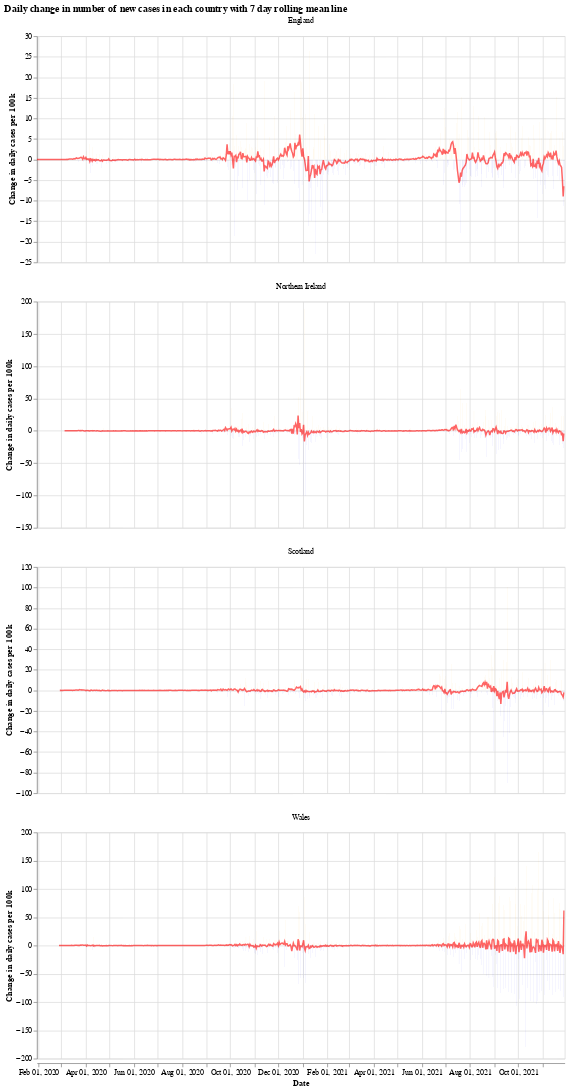

Write notebook code for a chart like this one.
### Markdown cell above
We will use the Python library `Altair` for visualising the data, see the [altair docs](https://altair-viz.github.io/) for more information.

First we have a graph which shows the daily change in the number of new cases for each country. This number jumps up and down all over the place, which is likely due to delay in reporting of new cases over the weekend. Another interesting thing is that it looks like the daily cases in Wales experienced a much shorter period of calm over the summer (calm in the sense of daily cases not jumping up and down).

The orange bars are days when the number of new cases (per 100k population) was more than the previous day, while the blue are days when the number of new cases dropped. The red line is the 7 day moving average. 

When the moving average line is below 0, it means that there is a consistent drop in new cases. We can see this clearly happening around the times that lockdowns were introduced (though, to varying degrees). I will update the graphs soon with a marker of when each lockdown started.

### Code cell
# collapse
import altair as alt

bars = alt.Chart(uk_cases).mark_bar().encode(
    x=alt.X("yearmonthdate(date):T", axis=alt.Axis(title='Date')),
    y=alt.Y("casesChangeRate:Q", axis=alt.Axis(title='Change in daily cases per 100k')),
    tooltip='casesChange',
    color=alt.condition(
        alt.datum.casesChangeRate > 0,
        alt.value("orange"),  # The positive color
        alt.value("blue")  # The negative color
    )
).properties(title='Daily change in number of new cases with 7 day rolling mean',width=700).interactive()

line = alt.Chart(uk_cases).mark_line(
    color='red',
    size=2,
    opacity=0.6
).transform_window(
    rolling_mean='mean(casesChangeRate)',
    frame=[0, 7],
    groupby=['areaName']
).encode(
    x='yearmonthdate(date):T',
    y='rolling_mean:Q'
)

alt.layer(bars, line, data=uk_cases).facet(alt.Column(
    'areaName', title=''), columns=1).resolve_scale(y='independent').properties(title='Daily change in number of new cases in each country with 7 day rolling mean line')

### Figure 1 — Vega-Lite specification as saved in the notebook (floating-point values rounded to 4 significant figures; data arrays with more than 128 entries replaced by an {"elided": "..."} marker saying what was removed)
{"config": {"view": {"continuousWidth": 400, "continuousHeight": 300}}, "data": {"name": "data-3340cd0ff7fcbbcbe95252c6729545f3"}, "facet": {"type": "nominal", "field": "areaName", "title": ""}, "spec": {"layer": [{"mark": "bar", "encoding": {"color": {"condition": {"value": "orange", "test": "(datum.casesChangeRate > 0)"}, "value": "blue"}, "tooltip": {"type": "quantitative", "field": "casesChange"}, "x": {"type": "temporal", "axis": {"title": "Date"}, "field": "date", "timeUnit": "yearmonthdate"}, "y": {"type": "quantitative", "axis": {"title": "Change in daily cases per 100k"}, "field": "casesChangeRate"}}, "selection": {"selector001": {"type": "interval", "bind": "scales", "encodings": ["x", "y"]}}, "title": "Daily change in number of new cases with 7 day rolling mean", "width": 700}, {"mark": {"type": "line", "color": "red", "opacity": 0.6, "size": 2}, "encoding": {"x": {"type": "temporal", "field": "date", "timeUnit": "yearmonthdate"}, "y": {"type": "quantitative", "field": "rolling_mean"}}, "transform": [{"window": [{"op": "mean", "field": "casesChangeRate", "as": "rolling_mean"}], "frame": [0, 7], "groupby": ["areaName"]}]}]}, "columns": 1, "resolve": {"scale": {"y": "independent"}}, "title": "Daily change in number of new cases in each country with 7 day rolling mean line", "$schema": "https://vega.github.io/schema/vega-lite/v4.8.1.json", "datasets": {"data-3340cd0ff7fcbbcbe95252c6729545f3": {"elided": "2584 records"}}}
